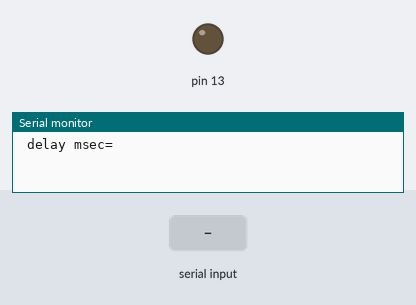
The sketch below on a simulated Arduino Uno, built with avr-gcc and run on an emulated ATmega328P. Parts: output pins drawn as LEDs (lit = HIGH), the last lines printed to the serial monitor. Dashed ring = blinking. The test bench sets the inputs (shaded band).

Above: at 0.8 s.
0.9 s: "90,45\n" received over Serial
At 1.24 s:
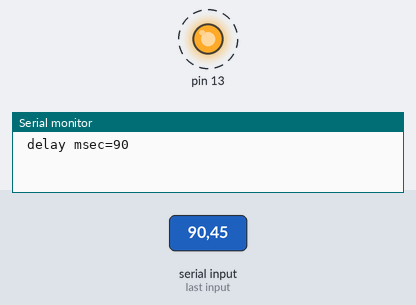
Timing chart, 0 to 9.9 s (numbered marks = the images above; inputs shaded):
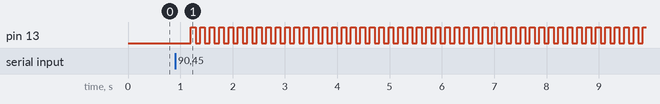

The sketch:

set_led_lighting_time_from_keyboard.ino
```cpp
int dn; // LED点滅待機時間

void setup() {
  Serial.begin(115200);
  Serial.print(" delay msec=");
  dn = readKeyboard().toInt();
  Serial.println(dn);
  pinMode(13, OUTPUT);
}

void loop() {
  digitalWrite(13, HIGH);
  delay(dn);
  digitalWrite(13, LOW);
  delay(dn);
}

String readKeyboard() {
  char str[100];
  char ch;
  int i = 0;
  boolean sw = true;
  unsigned long tms;

  while(sw) {
    ch = Serial.read();
    if (ch >= 0 && ch <= 127) {
      tms = millis();
      str[i] = ch;
      i++;
    } else if ((millis() - tms > 300) && (i > 0)) {
      str[i] = 0;
      sw = false;
    }
  }
  return String(str);
}
```

Measured:
- after the input at 0.9 s, pin 13: alternates HIGH for 0.09 s and LOW for 0.09 s, starting after 0.30 s
